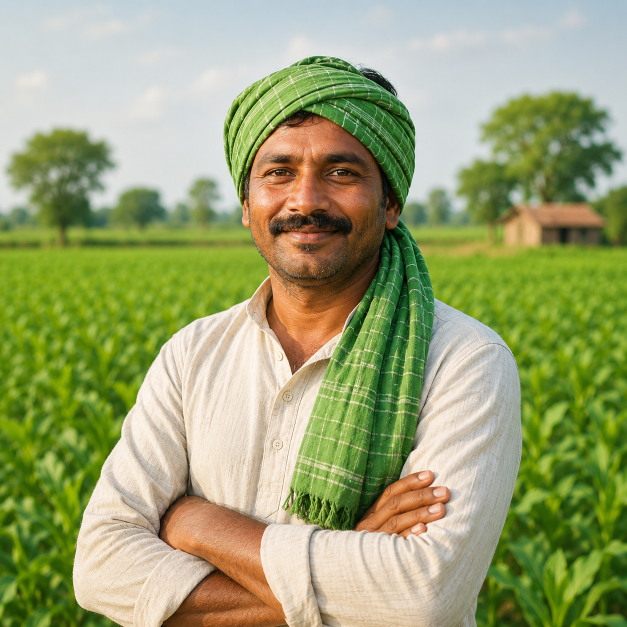
#> input picture frontend/assets/hero-section-photo.png, 1254 x 1254 px (shown at 1/2 size)
$ python -i fetch_article_images.py   (imports and definitions only)
#> lines starting #> are read from the running program, lines starting #| are printed output that depends on the picture
# ============================================================
# KrashiMitra — article hero images
#
# Articles used to hotlink Wikimedia Commons directly
# (commons.wikimedia.org/wiki/Special:FilePath/X.jpg?width=480). That was wrong
# in three ways:
#   1. six of those files had been renamed or deleted on Commons and were
#      rendering as broken-image icons on live pages,
#   2. Commons rate-limits (a 429 showed up while auditing 25 URLs — which is
#      exactly what one phone loading /articles/ sends), and
#   3. hotlinking drops the licence attribution the images are given under.
#
# So the images are fetched once, converted to WebP, and served from our own
# origin, with the licence and author recorded next to them.
#
#   python tools/fetch_article_images.py            # fetch what is missing
#   python tools/fetch_article_images.py --force    # re-fetch everything
#   python tools/fetch_article_images.py --verify   # check sources still exist
#
# The manifest is tools/article_images.py. Attribution lands in
# frontend/images/articles/CREDITS.json and is rendered on /articles/credits.
# ============================================================

from __future__ import annotations

import argparse
import io
import json
import re
import sys
import time
from pathlib import Path

import requests
from PIL import Image

ROOT = Path(__file__).resolve().parent.parent
OUT_DIR = ROOT / "frontend" / "images" / "articles"
CREDITS = OUT_DIR / "CREDITS.json"

API = "https://commons.wikimedia.org/w/api.php"
UA = "KrashiMitra/1.0 (https://krashimitra.in; krashimitra038@gmail.com)"

# Every hero comes out at exactly TARGET_W×TARGET_H. The figure and the card band are
# both fixed-ratio boxes, so a portrait source would either be cropped to a
# sliver by object-fit or — where height resolves to auto — render as a
# full-height column that shoves the article off the screen. Normalising here
# means the <img width/height> we emit is always the true size of the file, so
# there is no layout shift while it loads.
#
# 960×540 at q75, not the 1200×675 at q82 this used to write: those came out at
# 300–450 KB (Commons photos are grainy, so quality barely moves the size), and
# on 25 Sep 2026 they were a large share of what Render bills against its
# 5 GB/month cap. 960 px still covers a 390-CSS-px phone at 2.5x. The builder's
# <img width="1200" height="675"> is only an aspect ratio, and 16:9 is kept.
# tools/shrink_images.py applies the same budget to files already on disk.
TARGET_W = 960
TARGET_H = 540
CARD_W = 480
CARD_H = 270
WEBP_QUALITY = 75

# Below this the upscale to 1200 is visible. Commons has plenty of alternatives;
# fail loudly rather than ship a soft hero.
MIN_SOURCE_W = 900


# [156 lines left out: functions _api, commons_info, licence_problem, _flatten, _emit, fetch_one and 2 more, not called in this run]


def _edge_colour(im: Image.Image) -> tuple[int, int, int]:
    """The dominant colour of the image's border, to letterbox against."""
    w, h = im.size
    edge = [im.getpixel((x, 0)) for x in range(0, w, max(1, w // 60))]
    edge += [im.getpixel((x, h - 1)) for x in range(0, w, max(1, w // 60))]
    edge += [im.getpixel((0, y)) for y in range(0, h, max(1, h // 60))]
    edge += [im.getpixel((w - 1, y)) for y in range(0, h, max(1, h // 60))]
    n = len(edge)
    return tuple(sum(p[i] for p in edge) // n for i in range(3))


def _contain_16x9(im: Image.Image) -> Image.Image:
    """Fit the whole image inside TARGET_W×TARGET_H, padding to fill.

    For annotated diagrams: they carry Hindi labels right out to the edge, so
    a centre crop silently eats the text that makes them worth showing.
    """
    scale = min(TARGET_W / im.width, TARGET_H / im.height)
    fitted = im.resize((max(1, round(im.width * scale)),
                        max(1, round(im.height * scale))), Image.LANCZOS)
    canvas = Image.new("RGB", (TARGET_W, TARGET_H), _edge_colour(fitted))
    canvas.paste(fitted, ((TARGET_W - fitted.width) // 2,
                          (TARGET_H - fitted.height) // 2))
    return canvas


# [63 lines left out: function main, not called in this run]


# [2 lines not run here, left out]

>>> from PIL import Image
>>> picture = Image.open('../frontend/assets/hero-section-photo.png')
#> picture is the input picture: PIL image 1254x1254 RGB; mean R, G, B 154.4, 162.5, 113.4
>>> result = _contain_16x9(picture)
#> in _contain_16x9, `fitted = im.resize((max(1, round(im.width * scale)), max(1, round(im.h..`:
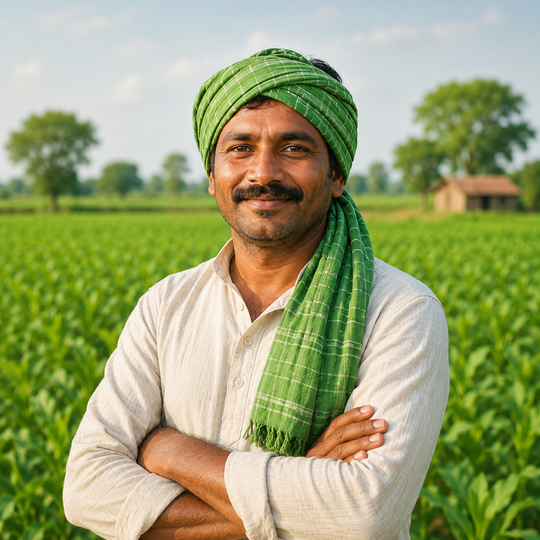
#> fitted: PIL image 540x540 RGB; mean R, G, B 154.4, 162.5, 113.4
#> in _edge_colour, `edge = [im.getpixel((x, 0)) for x in range(0, w, max(1, w // 60))]`: edge = 60 items, first 6: (196, 211, 219), (197, 212, 218), (196, 210, 217), (198, 211, 217), (197, 210, 217), (196, 210, 216)
#> in _edge_colour, `edge += [im.getpixel((x, h - 1)) for x in range(0, w, max(1, w // 60))]`: edge = 120 items, first 6: (196, 211, 219), (197, 212, 218), (196, 210, 217), (198, 211, 217), (197, 210, 217), (196, 210, 216)
#> in _edge_colour, `edge += [im.getpixel((0, y)) for y in range(0, h, max(1, h // 60))]`: edge = 180 items, first 6: (196, 211, 219), (197, 212, 218), (196, 210, 217), (198, 211, 217), (197, 210, 217), (196, 210, 216)
#> in _edge_colour, `edge += [im.getpixel((w - 1, y)) for y in range(0, h, max(1, h // 60))]`: edge = 240 items, first 6: (196, 211, 219), (197, 212, 218), (196, 210, 217), (198, 211, 217), (197, 210, 217), (196, 210, 216)
#> in _edge_colour, `n = len(edge)`: n = 240
#> in _contain_16x9, `canvas = Image.new("RGB", (TARGET_W, TARGET_H), _edge_colour(fitted))`:
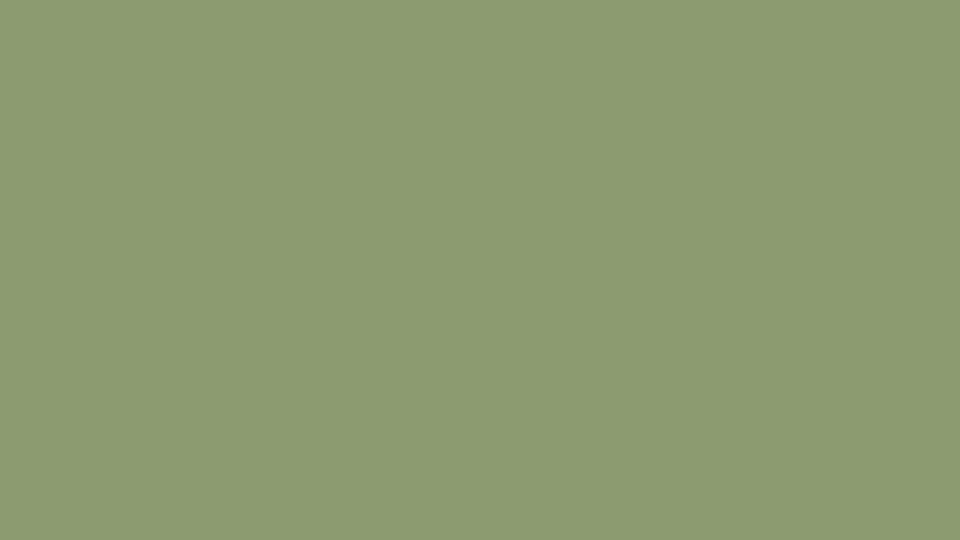
#> canvas: PIL image 960x540 RGB; mean R, G, B 139, 156, 112
#> in _contain_16x9, `canvas.paste(fitted, ((TARGET_W - fitted.width) // 2, (TARGET_H - fitt..`:
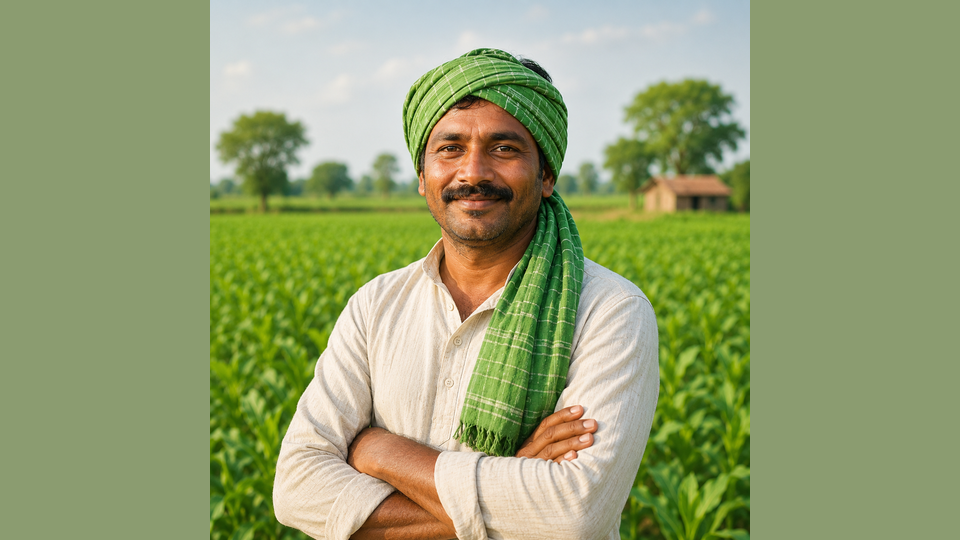
#> canvas: PIL image 960x540 RGB; mean R, G, B 147.6, 159.6, 112.8

$ run again, on frontend/images/Ganna/ganne-ke-khet.png
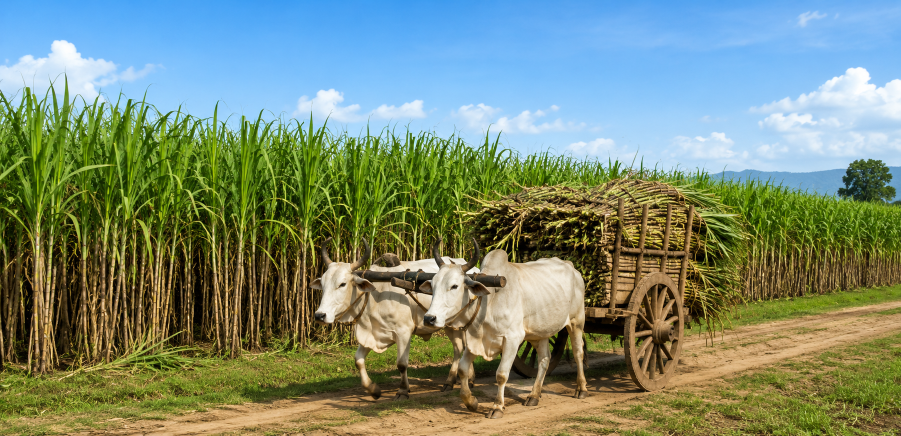
#> input picture frontend/images/Ganna/ganne-ke-khet.png, 1802 x 872 px (shown at 1/2 size)
#> picture is the input picture: PIL image 1802x872 RGB; mean R, G, B 122, 138.6, 116.8
#> in _contain_16x9, `fitted = im.resize((max(1, round(im.width * scale)), max(1, round(im.h..`:
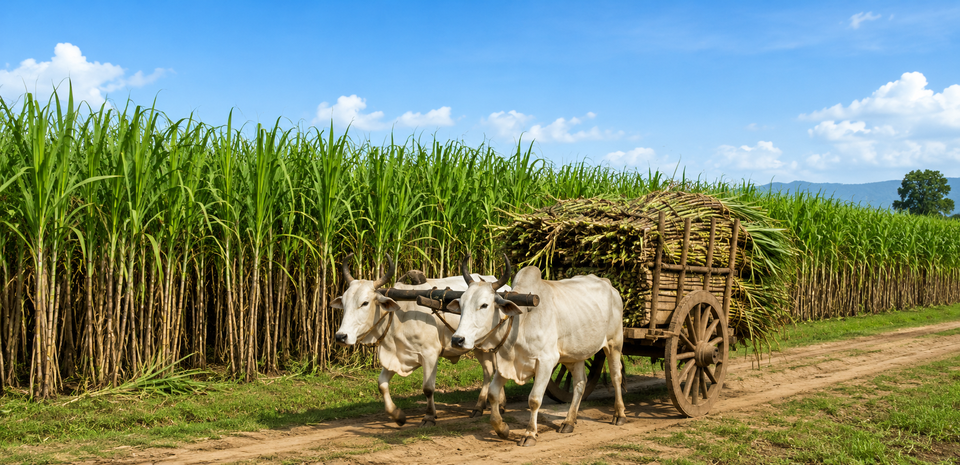
#> fitted: PIL image 960x465 RGB; mean R, G, B 122, 138.6, 116.8
#> in _edge_colour, `edge = [im.getpixel((x, 0)) for x in range(0, w, max(1, w // 60))]`: edge = 60 items, first 6: (80, 166, 244), (81, 169, 246), (81, 170, 249), (79, 170, 247), (75, 167, 248), (78, 167, 247)
#> in _edge_colour, `edge += [im.getpixel((x, h - 1)) for x in range(0, w, max(1, w // 60))]`: edge = 120 items, first 6: (80, 166, 244), (81, 169, 246), (81, 170, 249), (79, 170, 247), (75, 167, 248), (78, 167, 247)
#> in _edge_colour, `edge += [im.getpixel((0, y)) for y in range(0, h, max(1, h // 60))]`: edge = 187 items, first 6: (80, 166, 244), (81, 169, 246), (81, 170, 249), (79, 170, 247), (75, 167, 248), (78, 167, 247)
#> in _edge_colour, `edge += [im.getpixel((w - 1, y)) for y in range(0, h, max(1, h // 60))]`: edge = 254 items, first 6: (80, 166, 244), (81, 169, 246), (81, 170, 249), (79, 170, 247), (75, 167, 248), (78, 167, 247)
#> n = 254
#> in _contain_16x9, `canvas.paste(fitted, ((TARGET_W - fitted.width) // 2, (TARGET_H - fitt..`:
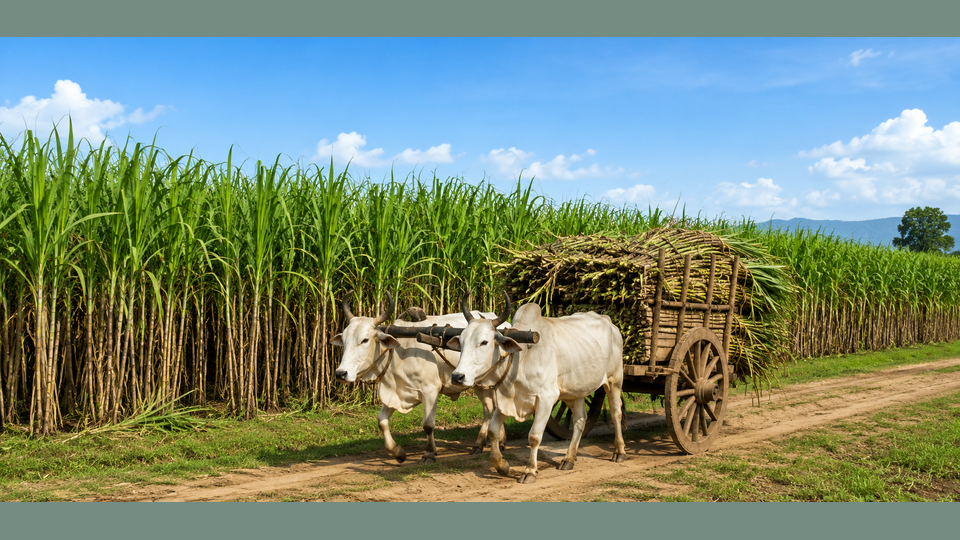
#> canvas: PIL image 960x540 RGB; mean R, G, B 121.2, 138.8, 118.6
